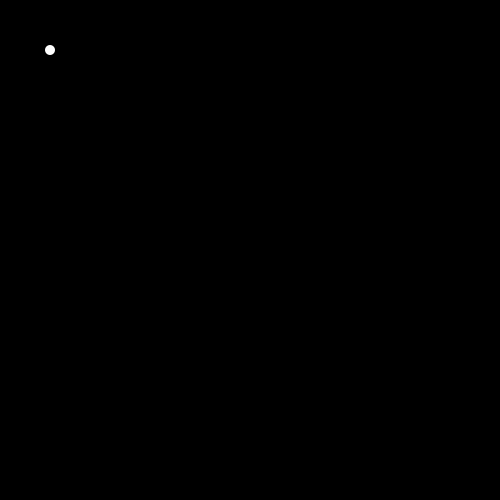
Frame 1 (no input)
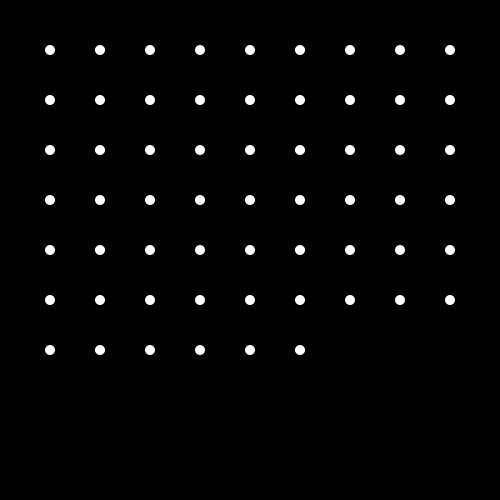
Frame 60 (the mouse pressed at the canvas centre just before this capture)
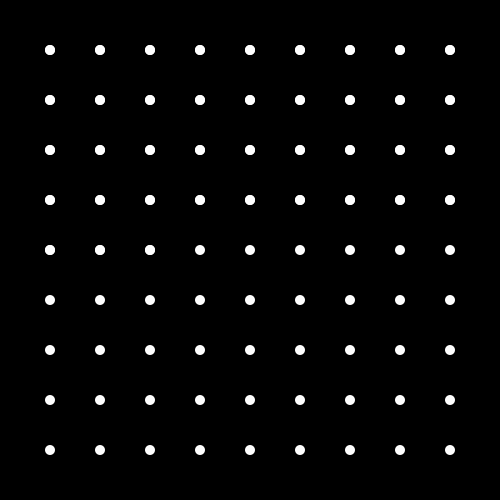
Frame 120 (the mouse held since frame 60 and released just before this capture)

The Processing sketch that drew these frames (run headless with seeded random() and noise(); from frame 60 on, the mouse is pressed at the canvas centre):

// Processing sketch: processing_105771
// ── processing_105771.pde

int counter = 0;
int total = 0;
int currentX = 50;
int currentY = 50;



void setup() {
  size(500, 500);
  loop();  
 background(0, 0, 0);
frameRate(10); }
  
  
  
void draw() {

  noStroke();
    ellipse(currentX + counter*50, currentY, 10, 10);
    counter +=1; 
    total +=1;
    
   
  if (counter == 9) {
    currentY +=50;
    counter = 0;}
    
 if (total == 81) {
    currentY = 50;
    total = 0;
  }

}
   
void mouseClicked() {
    background(0, 0, 0);}
